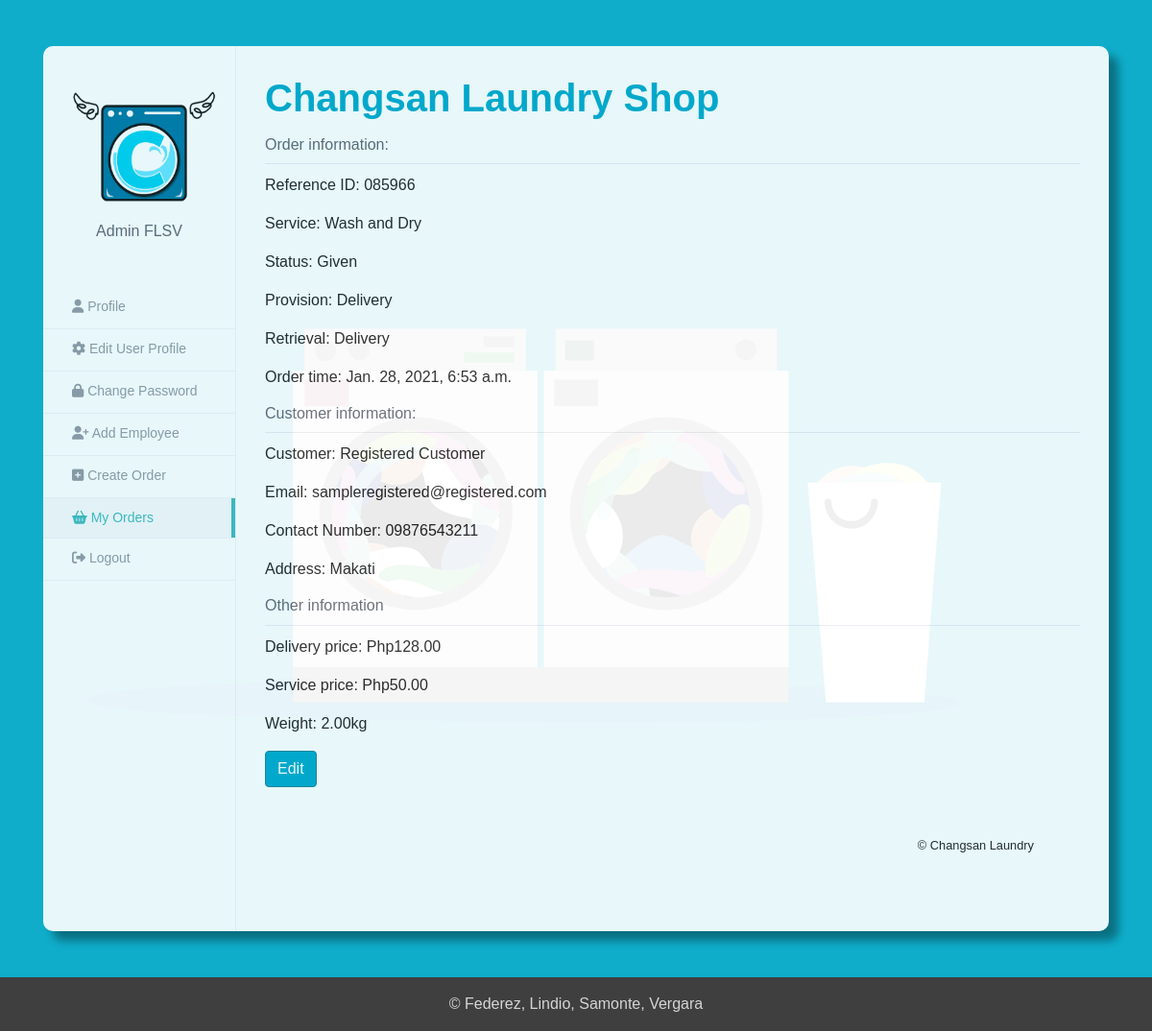
The page /orders/085966 (signed in) on the database as committed earlier.
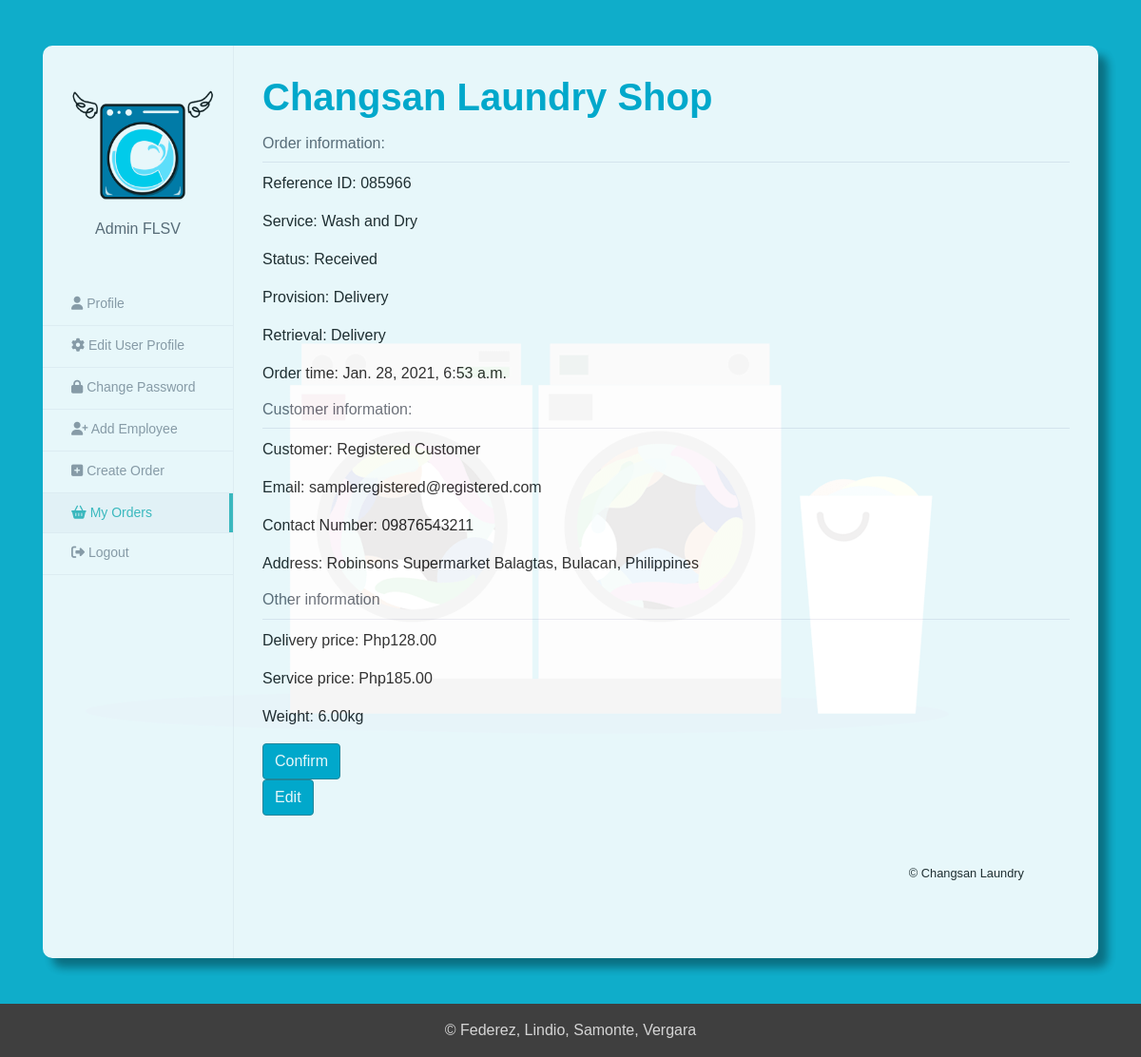
The same page on the database as committed later.
### orders/models.py (models this page shows)
class Order(models.Model):
    def generate_id():
        return uuid.uuid4().hex[:6].upper()
    ref_id = models.CharField(max_length=6, primary_key=True, unique=True, default=generate_id)
    customer = models.ForeignKey('users.Customer', on_delete=models.SET_NULL, null=True)
    provision_type = models.IntegerField(choices=OrderProvisionType.TYPE_CHOICES)
    retrieval_type = models.IntegerField(choices=OrderRetrievalType.TYPE_CHOICES)
    status = models.IntegerField(choices=OrderStatus.STATUS_CHOICES)
    service = models.IntegerField(choices=OrderService.SERVICE_CHOICES)
    address = models.CharField(max_length=1000, blank=True)
    order_time = models.DateTimeField(auto_now_add=True)
    delivery_price = models.DecimalField(max_digits=6, decimal_places=2)
    service_price = models.DecimalField(max_digits=6, decimal_places=2)
    weight = models.DecimalField(max_digits=6, decimal_places=2)
    comments = models.TextField(max_length=1000, null=True, blank=True)

### users/models.py (models this page shows)
class Customer(models.Model):
    user = models.OneToOneField(User,
                                       on_delete=models.CASCADE,
                                       primary_key=True)
    contact = models.CharField(max_length=20)
    saved_address = models.CharField(max_length=100, blank=True)

class User(AbstractUser):
    username = models.CharField(max_length=100, blank=True, unique=True, default=uuid.uuid4)
    email = models.EmailField(max_length=254, unique=True, null=True)
    first_name = models.CharField(max_length=20, null=False)
    last_name = models.CharField(max_length=20, null=False)
    is_customer = models.BooleanField(default=False)
    is_employee = models.BooleanField(default=False)

### orders/views.py (the view, shortened to what this page needs)
# urls.py: path('<str:ref_id>', OrderDetailView.as_view(), name="order_detail"),
class OrderDetailView(LoginRequiredMixin, View):
    def get(self, request, ref_id):
        order = get_order_by_ref_id(ref_id)
        if not request.user.is_employee and not request.user.is_superuser and (request.user != order.customer.user):
            return HttpResponseRedirect(reverse_lazy('invalid'))
        print(order.status)
        return render(request, 'order_details.html', {'order': order,
                                                      'order_status_name': ['Fetch', 'Received', 'Confirm', 'Processing', 'Ready', 'Given', ''][order.status]
                                                      })

### orders/views.py (called while the page is built)
def get_order_by_ref_id(id):
    try:
        return Order.objects.get(ref_id = id)
    except Order.DoesNotExist:
        return None

### templates/order_details.html (shortened to what the changed rows need)
{% load static %}
<!DOCTYPE html>
<html lang="en">
<head>
  <link rel="stylesheet" href="http://maxcdn.bootstrapcdn.com/bootstrap/4.0.0/css/bootstrap.min.css">
  <link rel="stylesheet" href="https://cdnjs.cloudflare.com/ajax/libs/OwlCarousel2/2.3.4/assets/owl.carousel.min.css">
  <link href="{% static 'css/profile.css' %}" rel="stylesheet">
</head>
<body>
  <div class="container">
      <div class="view-account">
          <section class="module">
              <div class="module-inner">
                  <div class="content-panel my-5">
                      <h2 class="title">Changsan Laundry Shop </h2>
                      <fieldset class="fieldset">
                          <h3 class="fieldset-title">Order information: </h3>
                          <p> Reference ID: {{ order.ref_id }} </p>
                          <p> Service:
                              {% if order.service == 0 %} Wash and Dry
                              {% elif order.service == 1 %} Wash, Dry, Fold
                              {% elif order.service == 2 %} Dry Cleaning
                              {% elif order.service == 3 %} Laundromat Products
                              {% elif order.service == 4 %} Wash
                              {% elif order.service == 5 %} Dry
                              {% elif order.service == 6 %} Fold
                              {% elif order.service == 7 %} Spin Dry
                              {% endif %}
                          </p>
                          <p> Status:
                              {% if order.status == 0 %} Cancelled
                              {% elif order.status == 1 %} Fetch
                              {% elif order.status == 2 %} Received
                              {% elif order.status == 3 %} Confirmed
                              {% elif order.status == 4 %} Processing
                              {% elif order.status == 5 %} Ready
                              {% elif order.status == 6 %} Given
                              {% endif %}
                          </p>
                          <p> Provision:
                              {% if order.provision_type == 0 %} Delivery
                              {% else %} Drop-off
                              {% endif %}
                          </p>
                          <p> Retrieval:
                              {% if order.retrieval_type == 0 %} Delivery
                              {% else %} Pick-up
                              {% endif %}
                          </p>
                          <p> Order time: {{ order.order_time }} </p>
                          <h3 class="fieldset-title"> Customer information: </h3>
                          <p> Customer: {{ order.customer.user.first_name }} {{ order.customer.user.last_name}} </p>
                          <p> Email: {{ order.customer.user.email }} </p>
                          <p> Contact Number: {{ order.customer.contact }} </p>
                          <p> Address: {{ order.address }} </p>
                          <h3 class="fieldset-title"> Other information </h3>
                          <p> Delivery price: Php{{ order.delivery_price }} </p>
                          <p> Service price: Php{{ order.service_price }} </p>
                          <p> {% if order.service != 3 %} Weight:  {{ order.weight }}kg
                              {% else %} Pieces: {{order.weight}}pcs
                              {% endif %}
                          </p>
                          <form method="post">
                              {% if request.user.is_customer %}
                                  {% if order.status == 2 %}
                                  <button type="submit" name="update_confirmed" class="btn btn-primary mt-6">{{ order_status_name }} </button></a>
                                  {% endif %}
                              {% else %}
                                  {% if order.status != 6 %}
                                    {% if order.status == 1 %}
                                        <a href="{% url 'order_received' order.ref_id %}"><button type="button" name="update_confirmed" class="btn btn-primary mt-6">{{ order_status_name }} </button></a>
                                    {% else %}
                                  <button type="submit" name="update_confirmed" class="btn btn-primary mt-6">{{ order_status_name }} </button>
                                    {% endif %}
                                  {% endif %}
                              {% endif %}
                          </form>
                          <a href="{% url 'order_edit' order.ref_id %}"><button type="button" class="btn btn-primary mt-6">Edit</button></a>
                      </fieldset>
                  </div>
              </div>
          </section>
      </div>
  </div>
</body>
</html>

Rows that differ between the two databases and show on the page:
changed Order "Registered": address "Makati" → "Robinsons Supermarket Balagtas, Bulacan, Philippines"; service_price "50.00" → "185.00"; weight "2.00" → "6.00"; status 6 → 2 (drawn)
Other text that changed with them:
{{ order_status_name }}: (not shown) → "Confirm"
text no longer shown: "Given"
text now shown: "Received"
